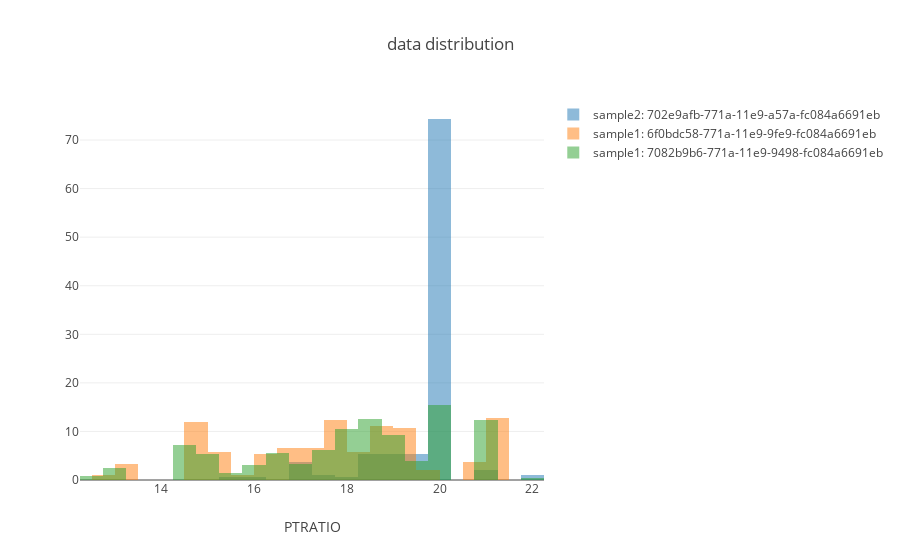

The notebook cell saved with this chart:
### Markdown cell above
### Plot data

### Code cell
plot.histogram_data(ml_repo, {ml_repo.tree.test_data.sample2() :['last'], ml_repo.tree.training_data.sample1(): ['first','last']}, x_coordinate = 'PTRATIO') #, y_coordinate='MEDV')

### Figure 1 — Plotly figure (JSON) as saved in the notebook; plotly's stock layout.template omitted (floating-point values rounded to 4 significant figures; data arrays with more than 128 entries replaced by an {"elided": "..."} marker saying what was removed)
{"data": [{"histnorm": "percent", "name": "sample2: 702e9afb-771a-11e9-a57a-fc084a6691eb", "opacity": 0.5, "text": "", "type": "histogram", "uid": "a513c5ca-87b7-4542-a803-16c885c0cb03", "x": {"elided": "187 float values"}}, {"histnorm": "percent", "name": "sample1: 6f0bdc58-771a-11e9-9fe9-fc084a6691eb", "opacity": 0.5, "text": "", "type": "histogram", "uid": "492df9ad-82b3-4474-bdda-9d22cf74bbb6", "x": {"elided": "299 float values"}}, {"histnorm": "percent", "name": "sample1: 7082b9b6-771a-11e9-9498-fc084a6691eb", "opacity": 0.5, "text": "", "type": "histogram", "uid": "c6e4233f-0ed6-4318-ac39-b42e886c0ca9", "x": {"elided": "399 float values"}}], "layout": {"barmode": "overlay", "title": {"text": "data distribution"}, "xaxis": {"title": {"text": "PTRATIO"}}}}
